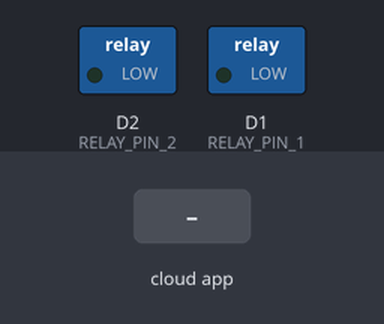
The sketch below on a simulated ESP8266 (NodeMCU). Shown: switched loads named in the sketch (green lamp = pin HIGH). Inputs (shaded band) come from the test bench. WiFi joins after 1.5 s; servers stay silent unless stated; what the sketch prints to the serial monitor is not drawn.

Above: at 3.2 s.
3.3 s: the phone or cloud app sets TUDO to 1
At 4.2 s:
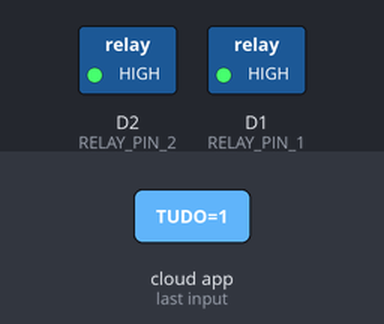
4.8 s: the phone or cloud app sets LUZ.3 to 0
At 5.3 s:
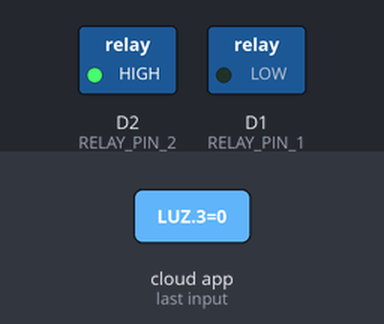
8.5 s: the phone or cloud app sets LUZ.4 to 0
At 9.3 s:
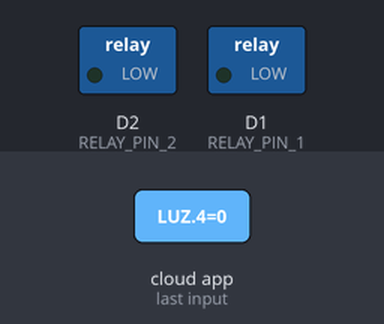
10.0 s: the phone or cloud app sets LUZ.3 to 1
At 10.5 s:
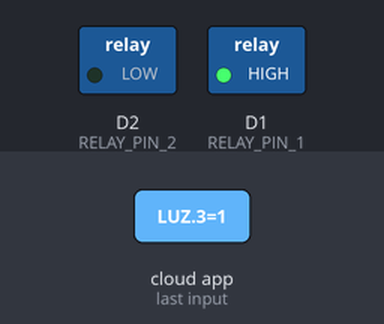
11.5 s: the phone or cloud app sets TUDO to 0
At 12.8 s:
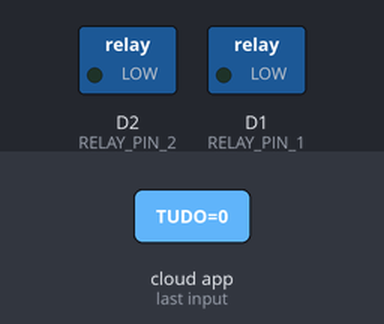
Timing chart, 0 to 14.0 s (numbered marks = the images above; inputs shaded):
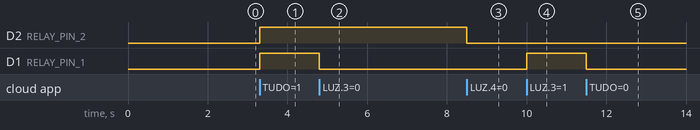

The sketch:

aula_senac_alexa_2.ino
```cpp
#include <Arduino.h>
#ifdef ESP32
#include <WiFi.h>
#define RELAY_PIN_1 12
#define RELAY_PIN_2 14

#else
#include <ESP8266WiFi.h>
#define RELAY_PIN_1 D1
#define RELAY_PIN_2 D2


#endif
#include "fauxmoESP.h"

#define SERIAL_BAUDRATE 115200

#define WIFI_SSID "TemponiVtal"
#define WIFI_PASS "abcd1234"

#define LUZ_3 "LUZ 3"
#define LUZ_4 "LUZ 4"

#define TUDO "TUDO"


fauxmoESP fauxmo;


void wifiSetup() {

  // Define o como STA
  WiFi.mode(WIFI_STA);

  // Conecta
  Serial.printf("[WIFI] Conectado ao %s ", WIFI_SSID);
  WiFi.begin(WIFI_SSID, WIFI_PASS);

  // Espera
  while (WiFi.status() != WL_CONNECTED) {
    Serial.print(".");
    delay(1000);
  }

  // Conectado
  Serial.println("conectado");
}


void setup() {

  Serial.begin(SERIAL_BAUDRATE);
  Serial.println();
  wifiSetup();

   // LED
  pinMode(RELAY_PIN_1, OUTPUT);
  digitalWrite(RELAY_PIN_1, LOW);

  pinMode(RELAY_PIN_2, OUTPUT);
  digitalWrite(RELAY_PIN_2, LOW);


  fauxmo.createServer(true); // não é necessário, este é o valor padrão
  fauxmo.setPort(80); // Isso é necessário para dispositivos gen3


   fauxmo.enable(true);

  fauxmo.addDevice(TUDO);

  fauxmo.addDevice(LUZ_3);
  fauxmo.addDevice(LUZ_4);


   fauxmo.onSetState([](unsigned char device_id, const char * device_name, bool state, unsigned char value) {
    // Retorno de chamada quando um comando da Alexa é recebido.
    // Você pode usar device_id ou device_name para escolher o elemento no qual realizar uma ação (relé, LED, ...)
    // O state é um booleano (ON / OFF) e value um número de 0 a 255 (se você disser "definir a luz da cozinha para 50%", receberá 128 aqui).

    Serial.printf("[MAIN] Device #%d (%s) state: %s value: %d\n", device_id, device_name, state ? "ON" : "OFF", value);

    if ( (strcmp(device_name, TUDO) == 0) ) {
      Serial.println("TUDO by Alexa");
      //digitalWrite(RELAY_PIN_1, !digitalRead(RELAY_PIN_1));
      if (state) {
        digitalWrite(RELAY_PIN_1, HIGH);
        digitalWrite(RELAY_PIN_2, HIGH);

      } else {
        digitalWrite(RELAY_PIN_1, LOW);
        digitalWrite(RELAY_PIN_2, LOW);
      }
    }

    if ( (strcmp(device_name, LUZ_3) == 0) ) {
      Serial.println("RELAY 1 switched by Alexa");
      //digitalWrite(RELAY_PIN_1, !digitalRead(RELAY_PIN_1));
      if (state) {
        digitalWrite(RELAY_PIN_1, HIGH);
      } else {
        digitalWrite(RELAY_PIN_1, LOW);
      }
    }
    if ( (strcmp(device_name, LUZ_4) == 0) ) {
      // this just sets a variable that the main loop() does something about
      Serial.println("RELAY 2 switched by Alexa");
      if (state) {
        digitalWrite(RELAY_PIN_2, HIGH);
      } else {
        digitalWrite(RELAY_PIN_2, LOW);
      }
    }
  });


}

void loop() {


  fauxmo.handle();

  static unsigned long last = millis();
  if (millis() - last > 5000) {
    last = millis();
    Serial.printf("[MAIN] Free heap: %d bytes\n", ESP.getFreeHeap());
  }


}
```

Measured:
- after the input at 3.3 s, D2 (RELAY_PIN_2), D1 (RELAY_PIN_1): LOW → HIGH at once
- after the input at 4.8 s, D1 (RELAY_PIN_1): HIGH → LOW at once
- after the input at 8.5 s, D2 (RELAY_PIN_2): HIGH → LOW at once
- after the input at 10.0 s, D1 (RELAY_PIN_1): LOW → HIGH at once
- after the input at 11.5 s, D1 (RELAY_PIN_1): HIGH → LOW at once
